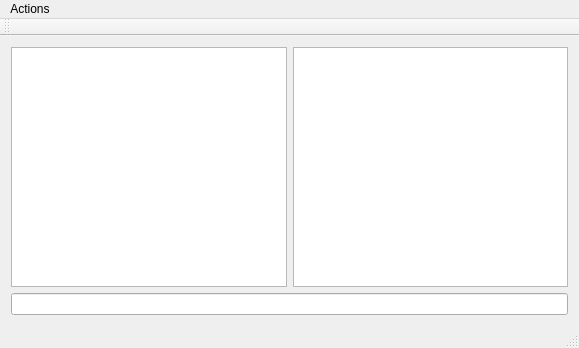
<?xml version="1.0" encoding="UTF-8"?>
<ui version="4.0">
 <class>Messenger</class>
 <widget class="QMainWindow" name="Messenger">
  <property name="geometry">
   <rect>
    <x>0</x>
    <y>0</y>
    <width>579</width>
    <height>348</height>
   </rect>
  </property>
  <property name="windowTitle">
   <string>Messenger</string>
  </property>
  <widget class="QWidget" name="centralWidget">
   <layout class="QVBoxLayout" name="verticalLayout_2">
    <item>
     <layout class="QVBoxLayout" name="verticalLayout">
      <item>
       <layout class="QHBoxLayout" name="horizontalLayout">
        <item>
         <widget class="QTextEdit" name="textEdit"/>
        </item>
        <item>
         <widget class="QListWidget" name="listWidget">
          <property name="styleSheet">
           <string notr="true">QListWidget{
	max-width:300px;
}</string>
          </property>
         </widget>
        </item>
       </layout>
      </item>
      <item>
       <widget class="QLineEdit" name="lineEdit"/>
      </item>
     </layout>
    </item>
   </layout>
  </widget>
  <widget class="QMenuBar" name="menuBar">
   <property name="geometry">
    <rect>
     <x>0</x>
     <y>0</y>
     <width>579</width>
     <height>19</height>
    </rect>
   </property>
   <widget class="QMenu" name="menuActions">
    <property name="title">
     <string>Actions</string>
    </property>
    <addaction name="actionConnect"/>
    <addaction name="actionSend_File"/>
   </widget>
   <addaction name="menuActions"/>
  </widget>
  <widget class="QToolBar" name="mainToolBar">
   <attribute name="toolBarArea">
    <enum>TopToolBarArea</enum>
   </attribute>
   <attribute name="toolBarBreak">
    <bool>false</bool>
   </attribute>
  </widget>
  <widget class="QStatusBar" name="statusBar"/>
  <action name="actionConnect">
   <property name="text">
    <string>Connect</string>
   </property>
  </action>
  <action name="actionSend_File">
   <property name="text">
    <string>Send File</string>
   </property>
  </action>
 </widget>
 <layoutdefault spacing="6" margin="11"/>
 <resources/>
 <connections/>
</ui>
